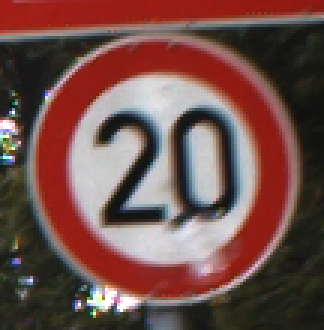
#> input picture data/GTSRB/Final_Training/Images/00000/00000_00027.ppm, 108 x 110 px (shown 3 times larger); its folder holds only this picture in this run
$ python train_model.py
#> lines starting #> are read from the running program, lines starting #| are printed output that depends on the picture
#> in load_data, img is the input picture: shape (110, 108, 3); mean B, G, R 74.7, 79.3, 113.1
### utils/preprocess.py
import cv2
import numpy as np

def preprocess_image(img, size=(32, 32)):
#> called with size = (32, 32)
    img_rgb = cv2.cvtColor(img, cv2.COLOR_BGR2RGB)
    img_resized = cv2.resize(img_rgb, size, interpolation=cv2.INTER_AREA)
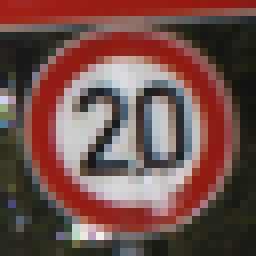
#> img_resized: shape (32, 32, 3) (shown 8 times larger); mean R, G, B 113.1, 79.3, 74.7
    img_yuv = cv2.cvtColor(img_resized, cv2.COLOR_RGB2YUV)
#> img_yuv: shape (32, 32, 3); mean of channels 0, 1, 2 88.9, 121, 149.3
    img_yuv[:,:,0] = cv2.equalizeHist(img_yuv[:,:,0])
#> img_yuv: shape (32, 32, 3); mean of channels 0, 1, 2 128.2, 121, 149.3
    img_enhanced = cv2.cvtColor(img_yuv, cv2.COLOR_YUV2RGB)
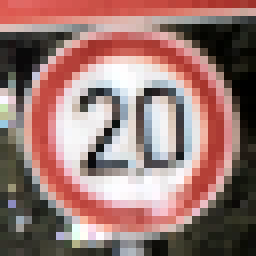
#> img_enhanced: shape (32, 32, 3) (shown 8 times larger); mean R, G, B 152.5, 118.6, 114
    img_normalized = img_enhanced.astype(np.float32) / 255.0
#> pass 3 of the loop in load_data, `for i in range(43):`:
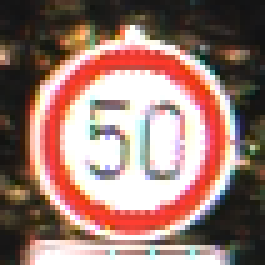
#> input picture data/GTSRB/Final_Training/Images/00002/00003_00009.ppm, 53 x 53 px (shown 5 times larger)
#> in load_data, img is the input picture: shape (53, 53, 3); mean B, G, R 113.8, 122.3, 153.9
#> img_rgb: shape (53, 53, 3)
#> in preprocess_image (call 2), `img_resized = cv2.resize(img_rgb, size, interpolation=cv2.INTER_AREA)`:
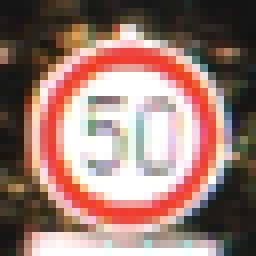
#> img_resized: shape (32, 32, 3) (shown 8 times larger); mean R, G, B 153.9, 122.3, 113.8
#> in preprocess_image (call 2), `img_enhanced = cv2.cvtColor(img_yuv, cv2.COLOR_YUV2RGB)`:
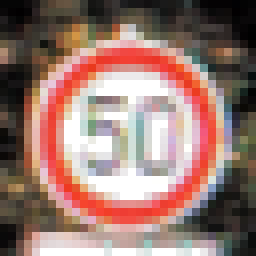
#> img_enhanced: shape (32, 32, 3) (shown 8 times larger); mean R, G, B 152.2, 120.5, 112.2
#> the loop made 43 passes; the first 3 are shown

    return img_normalized

# [9 lines left out: function preprocess_image_advanced, not called in this run]

### train_model.py
import os
import numpy as np
import tensorflow as tf
from sklearn.model_selection import train_test_split
from tensorflow.keras.utils import to_categorical
from tensorflow.keras.preprocessing.image import ImageDataGenerator
from utils.preprocess import preprocess_image
import cv2
import matplotlib.pyplot as plt

DATASET_PATH = 'data/GTSRB/Final_Training/Images/'

def load_data():
    images = []
    labels = []

    for i in range(43):
        path = os.path.join(DATASET_PATH, format(i, '05d'))
        if not os.path.exists(path):
            print(f"Advertencia: La carpeta {path} no existe")
            continue

        class_images = 0
        for img_file in os.listdir(path):
            if img_file.lower().endswith(('.png', '.jpg', '.jpeg', '.ppm')):
                img_path = os.path.join(path, img_file)
                img = cv2.imread(img_path)
                if img is not None:
                    processed_img = preprocess_image(img)
                    images.append(processed_img)
                    labels.append(i)
                    class_images += 1
    return np.array(images), np.array(labels)

def create_improved_model():
    model = tf.keras.models.Sequential([
        tf.keras.layers.Conv2D(32, (3,3), activation='relu', input_shape=(32,32,3)),
        tf.keras.layers.BatchNormalization(),
        tf.keras.layers.Conv2D(32, (3,3), activation='relu'),
        tf.keras.layers.MaxPooling2D(2,2),
        tf.keras.layers.Dropout(0.25),

        tf.keras.layers.Conv2D(64, (3,3), activation='relu'),
        tf.keras.layers.BatchNormalization(),
        tf.keras.layers.Conv2D(64, (3,3), activation='relu'),
        tf.keras.layers.MaxPooling2D(2,2),
        tf.keras.layers.Dropout(0.25),

        tf.keras.layers.Conv2D(128, (3,3), activation='relu'),
        tf.keras.layers.BatchNormalization(),
        tf.keras.layers.Dropout(0.25),

        tf.keras.layers.Flatten(),
        tf.keras.layers.Dense(512, activation='relu'),
        tf.keras.layers.BatchNormalization(),
        tf.keras.layers.Dropout(0.5),
        tf.keras.layers.Dense(256, activation='relu'),
        tf.keras.layers.Dropout(0.5),
        tf.keras.layers.Dense(43, activation='softmax')
    ])

    return model

def train_model():
    X, y = load_data()

    if len(X) == 0:
        print("Error: No se cargaron imágenes. Verifica la ruta del dataset.")
        return

    print(f"Datos cargados: {X.shape}")
#| Datos cargados: (2, 32, 32, 3)

#> (the run stopped early here; a loop or call above may not have finished)
